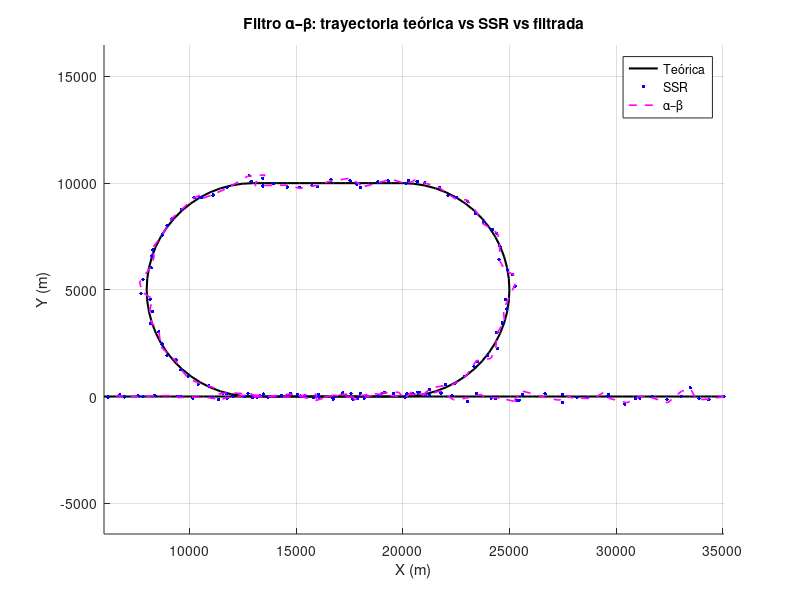
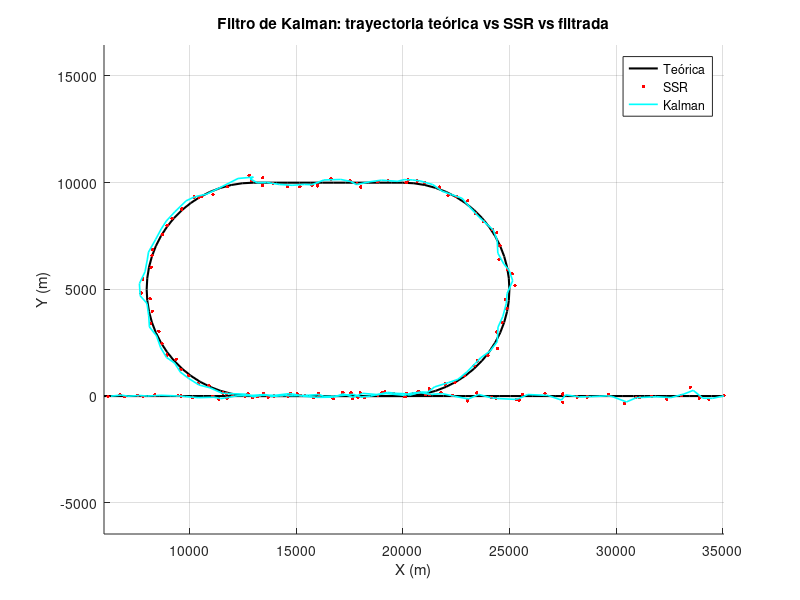

MATLAB code for these plots, in order:
%% ---------------------------------------------------
%               Parámetros Generales
%% ---------------------------------------------------

clear; clc; close all; 
% (Borro todo: variables, consola y figuras, así no hay nada de ejecuciones anteriores que me moleste)

% Paso de nudos a metros/segundo para poder operar luego todo bien
conv_knots_to_mps = 1852/3600;   % 1 nudo = 1852 m / 3600 s   
velocidad_knots   = 250;         % La velocidad dada es 250 nudos

% Consigo ahora una variable v_mps para cuando haga v_mps* dt me de los metros recorridos en cada dt

v_mps = velocidad_knots * conv_knots_to_mps;  

% — Defino el intervalo de muestreo del radar SSR —
dt = 4;  % Cada 4 segundos obtenemos una medida SSR nueva

% — Ruido de medición SSR —
sigma_rho   = 200;       % Desviación típica del error en la distancia medida (en metros)
sigma_alpha = deg2rad(0.3);  % Desviación típica del error angular (0.3 grados pasados a radianes, porque matlab no trabaja con grados)


%..................................................
% — Parámetros para el filtro α–β —
%..................................................

sigma_s = 250;                          % Ruido de proceso supuesto, en metros
rho_num  = sigma_s^2; 
rho_den  = (sigma_rho^2) * dt;
rho      = rho_num / rho_den;           % Se usa para calcular alpha y beta

aux_a   = 8 * rho^2 + 1;
a_term  = sqrt(aux_a);                  % Auxiliar para las fórmulas

num_alpha = -4*rho^2 + 8*rho + 1 - a_term;
den_alpha = 4*rho + 1;
alpha     = num_alpha / den_alpha;  % Ganancia que uso para corregir la posición


num_beta = 4 * (2*rho^2 + 1 + a_term);
den_beta = (4*rho + 1)^2;
beta     = num_beta / den_beta;      % Ganancia para corregir la velocidad

%..................................................
% — Parámetros para el filtro de Kalman —
%..................................................

% Estado = [x; y; vx; vy]
P0 = [50000 0     0    0;
       0   50000  0    0;
       0    0   500   0;
       0    0    0   500];

% Matriz de covarianza inicial dada en el enunciado con valores elevados ya
% que al principio no tengo una información exacta de la posición, pero va
% mejorando a medida que converge

sigma_sp = 250;  % desviación de proceso (posición) en m
sigma_sv = 0.1;  % desviación de proceso (velocidad) en m/s

Q = [ sigma_sp^2   0           0         0;
       0         sigma_sp^2    0         0;
       0           0       sigma_sv^2    0;
       0           0           0     sigma_sv^2 ];
% Matriz Q de covarianza del ruido de proceso para Kalman

R = [ sigma_rho^2   0;
       0         sigma_rho^2 ];
% Matriz R de covarianza del ruido de medida en X e Y 
% (supongo que error en X = sigma_rho y en Y = sigma_rho)
% Nota: técnicamente el SSR mide polar, pero aproximamos a cartesianas

%% ---------------------------------------------------
%            1) Generación de la Trayectoria
%% ---------------------------------------------------

% La idea es construir la pista “de hipódromo” con 5 fases: 
%  1) tramo recto de aproximación
%  2) un semicírculo
%  3) tramo recto de alejamiento
%  4) segundo semicírculo
%  5) tramo recto con la aproximación final

% — 1) Tramo de aproximación radial (90°) desde 35000m a 13000m —

% Punto inicial:
x0 = 35000; 
y0 = 0; 
theta0 = pi;  
% Dirección = pi radianes = 180° (se mueve hacia el oeste)

% Distancia total de ese tramo:
dist1 = 35000 - 13000;  
% = 22000 m

% Número de puntos en ese tramo, cuantas muestras vamos a tener:
dist_por_paso = v_mps * dt;   
% Cuánto avanza en metros cada vez que SSR actualiza (v*dt)
N1 = ceil(dist1 / dist_por_paso);
% Redondeo hacia arriba para asegurarme de tener suficientes muestras

% Construyo un vector de distancias desde 0 a dist1 (1×N1)
s_vector1 = linspace(0, dist1, N1);

% Ahora, para cada valor de s en s_vector1, calculo 
% x = x0 + s*cos(theta0),   y = y0 + s*sin(theta0)
seg1_x = zeros(1, N1);
seg1_y = zeros(1, N1);
for i = 1:N1
    s_i = s_vector1(i);
    seg1_x(i) = x0 + s_i * cos(theta0);
    seg1_y(i) = y0 + s_i * sin(theta0);
end
% Así obtengo N1 puntos que van desde (35000,0) hasta (13000,0)

% El “punto de giro 1” es el último punto de seg1:
p1_x = seg1_x(end);
p1_y = seg1_y(end);

% — 2) Viraje de 180° a derechas con radio 5000m —

R1 = 5000;  
% Radio del semicírculo
% Centro del semicírculo = 5000 m “arriba” del punto de giro
c1_x = p1_x + 0;  
c1_y = p1_y + R1;

% Para dar media vuelta, recorro un arco de longitud pi*R1.
long_arco1 = pi * R1;
N2 = ceil(long_arco1 / dist_por_paso);

% Genero un vector de ángulos: 
% Quiero empezar en -pi/2 (debajo del centro) y terminar en +pi/2 (arriba del centro)
ang_init1 = -pi/2;
ang_fin1  = -pi/2 - pi;  
angulos2 = linspace(ang_init1, ang_fin1, N2);
% Así me aseguro de recorrer los π radianes necesarios

seg2_x = zeros(1, N2);
seg2_y = zeros(1, N2);
for i = 1:N2
    a_i = angulos2(i);
    seg2_x(i) = c1_x + R1 * cos(a_i);
    seg2_y(i) = c1_y + R1 * sin(a_i);
end
% Esto dibuja los N2 puntos del semicírculo en sentido horario 
% porque arranca en -pi/2 y sube hasta pi/2

% Punto de giro 2: final de seg2
p2_x = seg2_x(end);
p2_y = seg2_y(end);

% — 3) Tramo de alejamiento recto de 7000m —

x3_0 = p2_x;
y3_0 = p2_y;
theta3 = 0;  
% Dirección 0 radianes = 0° (hacia el este)

dist3 = 7000;  
N3    = ceil(dist3 / dist_por_paso);
s_vector3 = linspace(0, dist3, N3);

seg3_x = zeros(1, N3);
seg3_y = zeros(1, N3);
for i = 1:N3
    s_i = s_vector3(i);
    seg3_x(i) = x3_0 + s_i * cos(theta3);
    seg3_y(i) = y3_0 + s_i * sin(theta3);
end
% Con esto tengo la parte recta de 7000 m hacia el este

% Punto de giro 3:
p3_x = seg3_x(end);
p3_y = seg3_y(end);

% — 4) Segundo viraje de 180° a derechas, radio 5000m —

R2 = 5000;
c2_x = p3_x + 0;
c2_y = p3_y - R2;  
% Ahora el centro está 5000 m “debajo” de (p3_x, p3_y)

long_arco2 = pi * R2;
N4 = ceil(long_arco2 / dist_por_paso);

% El punto inicial del semicírculo está “arriba” (ángulo +pi/2),
% y gira hasta ángulo -pi/2
ang_init2 = +pi/2;
ang_fin2  = -pi/2;  
angulos4 = linspace(ang_init2, ang_fin2, N4);

seg4_x = zeros(1, N4);
seg4_y = zeros(1, N4);
for i = 1:N4
    a_i = angulos4(i);
    seg4_x(i) = c2_x + R2 * cos(a_i);
    seg4_y(i) = c2_y + R2 * sin(a_i);
end
% Esto crea el segundo semicírculo en sentido horario

% Punto de giro 4:
p4_x = seg4_x(end);
p4_y = seg4_y(end);

% — 5) Tramo de aproximación radial de 14000m —

x5_0 = p4_x;
y5_0 = p4_y;
theta5 = pi;  % Dirección 180° (hacia el oeste)

dist5 = 14000;
N5    = ceil(dist5 / dist_por_paso);
s_vector5 = linspace(0, dist5, N5);

seg5_x = zeros(1, N5);
seg5_y = zeros(1, N5);
for i = 1:N5
    s_i = s_vector5(i);
    seg5_x(i) = x5_0 + s_i * cos(theta5);
    seg5_y(i) = y5_0 + s_i * sin(theta5);
end
% Último tramo de 14000 m de regreso hacia el oeste

% — Concatenar todos los segmentos en un único vector de posiciones —

X_all = [ seg1_x, seg2_x, seg3_x, seg4_x, seg5_x ];
Y_all = [ seg1_y, seg2_y, seg3_y, seg4_y, seg5_y ];

num_total = length(X_all);  
% Total de puntos = N1+N2+N3+N4+N5

% Ahora creo la matriz X_true (num_total × 2) 
% donde cada fila es [x, y]
X_true = zeros(num_total, 2);
for i = 1:num_total
    X_true(i,1) = X_all(i);
    X_true(i,2) = Y_all(i);
end

% Vector de tiempos t = [0; dt; 2dt; …]
t = zeros(num_total, 1);
for i = 1:num_total
    t(i) = (i-1) * dt;
end


%% ---------------------------------------------------
%      2) Simulación de Mediciones SSR (polar → cartesiano)
%% ---------------------------------------------------

% Calculo primero el rango verdadero punto a punto
r_true = zeros(num_total, 1);
for i = 1:num_total
    xx = X_true(i,1);
    yy = X_true(i,2);
    r_true(i) = sqrt(xx^2 + yy^2);
end
% r_true tiene la distancia real al radar en cada instante

% Calculo el ángulo verdadero (theta) usando atan2 (devuelve radianes)
ang_true = zeros(num_total, 1);
for i = 1:num_total
    xx = X_true(i,1);
    yy = X_true(i,2);
    ang_true(i) = atan2(yy, xx);
end
% ang_true tiene el ángulo real para cada punto

% Simulación de ruido en polar (r + θ)
r_meas   = zeros(num_total, 1);
ang_meas = zeros(num_total, 1);
for i = 1:num_total
    ruido_rho  = sigma_rho   * randn;  
    ruido_ang  = sigma_alpha * randn;
    r_meas(i)   = r_true(i)   + ruido_rho;
    ang_meas(i) = ang_true(i) + ruido_ang;
end
% Ahora r_meas y ang_meas son los valores medidos con ruido

% Paso a coordenadas cartesianas: x = r*cos(theta), y = r*sin(theta)
Z = zeros(num_total, 2);
for i = 1:num_total
    Z(i,1) = r_meas(i) * cos(ang_meas(i));
    Z(i,2) = r_meas(i) * sin(ang_meas(i));
end
% Z es la matriz de mediciones SSR en cartesianas, fila a fila


%% ---------------------------------------------------
%     3) Filtro α–β (dos bucles: eje X y eje Y)
%% ---------------------------------------------------

% Preasigno matrices para guardarme la estimación
x_ab = zeros(num_total, 2);  
v_ab = zeros(num_total, 2);

% Inicializo la primera fila (t = 0) con la primera medición y velocidad 0
x_ab(1,1) = Z(1,1);  % posición estimada X(0) = primera medida X
x_ab(1,2) = Z(1,2);  % posición estimada Y(0) = primera medida Y
v_ab(1,1) = 0;       % velocidad estimada X(0) = 0
v_ab(1,2) = 0;       % velocidad estimada Y(0) = 0

% Itero desde k=2 hasta k = num_total
for k = 2:num_total
    
    % --- Eje X (ax = 1) ---
    % Predicción de posición en X: x_pred = x_prev + vx_prev * dt
    x_prev     = x_ab(k-1, 1);
    vx_prev    = v_ab(k-1, 1);
    x_pred_x   = x_prev + vx_prev * dt;
    v_pred_x   = vx_prev;
    
    % Medida X en t=k
    z_x        = Z(k,1);
    
    % Innovación (error de predicción en X):
    innov_x    = z_x - x_pred_x;
    
    % Corrección en X (aplico α–β):
    x_ab(k,1)  = x_pred_x + alpha * innov_x;
    v_ab(k,1)  = v_pred_x + (beta / dt) * innov_x;
    
    
    % --- Eje Y (ax = 2) ---
    % Predicción de posición en Y: y_pred = y_prev + vy_prev * dt
    y_prev     = x_ab(k-1, 2);
    vy_prev    = v_ab(k-1, 2);
    y_pred_y   = y_prev + vy_prev * dt;
    v_pred_y   = vy_prev;
    
    % Medida Y en t=k
    z_y        = Z(k,2);
    
    % Innovación (error de predicción en Y):
    innov_y    = z_y - y_pred_y;
    
    % Corrección en Y (aplico α–β):
    x_ab(k,2)  = y_pred_y + alpha * innov_y;
    v_ab(k,2)  = v_pred_y + (beta / dt) * innov_y;
    
end
% Al terminar, x_ab(:,1) y x_ab(:,2) tienen las posiciones filtradas 
% para cada instante, y v_ab(:,1), v_ab(:,2) tienen velocidades filtradas


%% ---------------------------------------------------
%    4) Filtro de Kalman (estado = [x; y; vx; vy])
%% ---------------------------------------------------

% Preasigno matrices
xk = zeros(4, num_total);
Pk = zeros(4, 4, num_total);

% Condición inicial de estado y covarianza
xk(1,1) = Z(1,1);   % x(0) = primer medido X
xk(2,1) = Z(1,2);   % y(0) = primer medido Y
xk(3,1) = 0;        % vx(0) = 0
xk(4,1) = 0;        % vy(0) = 0

Pk(:,:,1) = P0;     % P(0) = P0, que definimos arriba

% Matriz de transición de estado F (4×4)
F = [ 1  0   dt  0;
      0  1    0  dt;
      0  0    1   0;
      0  0    0   1 ];

% Matriz de observación H (2×4), sólo mapeamos [x;y]
H = [ 1  0  0  0;
      0  1  0  0 ];

for k = 2:num_total
    
    % 1) Predicción del estado: xk_pred = F * xk(:,k-1)
    xk_pred = F * xk(:,k-1);
    
    % 2) Predicción de la covarianza: Pk_pred = F*Pk(:,:,k-1)*F' + Q
    Pk_pred = F * Pk(:,:,k-1) * F' + Q;
    
    % 3) Tomo la medida en t=k (vector 2×1)
    z_k = [ Z(k,1); Z(k,2) ];
    
    % 4) Calculo la covarianza de la innovación: S_k = H*Pk_pred*H' + R
    S_k = H * Pk_pred * H' + R;
    
    % 5) Calculo la ganancia de Kalman: Kk = Pk_pred * H' * inv(S_k)
    Kk = Pk_pred * H' * inv(S_k);
    % Uso inv() en lugar de “/ S_k” para que se entienda mejor
    
    % 6) Actualizo el estado con la innovación
    y_tilde = z_k - H * xk_pred;      
    xk(:,k) = xk_pred + Kk * y_tilde; 
    
    % 7) Actualizo la covarianza: Pk = (I - Kk*H) * Pk_pred
    I4 = eye(4);
    Pk(:,:,k) = (I4 - Kk * H) * Pk_pred;
    
end
% Al final, xk(1,:) y xk(2,:) contienen las posiciones estimadas 
% por Kalman, y xk(3,:), xk(4,:) las velocidades estimadas


%% ---------------------------------------------------
%                  5) Dibujar resultados
%% ---------------------------------------------------

% --- 5.1) Figura para Filtro α–β ---
figure; 
hold on; 
grid on; 
axis equal;

% 1) Trayectoria teórica (línea negra)
plot(X_true(:,1), X_true(:,2), 'k-', 'LineWidth', 1.5);

% 2) Medidas SSR (puntos azules)
plot(Z(:,1), Z(:,2), '.', 'Color', [0 0 1], 'MarkerSize', 8);

% 3) Estimación α–β (línea magenta discontinua)
plot(x_ab(:,1), x_ab(:,2), 'm--', 'LineWidth', 1.2);

xlabel('X (m)');
ylabel('Y (m)');
title('Filtro α–β: trayectoria teórica vs SSR vs filtrada');
legend('Teórica','SSR','α–β','Location','best');
% Comentario: Aquí se ve la comparación entre la línea negra (teórica),
% los puntitos azules (SSR con ruido) y la línea magenta punteada (α–β).

% --- 5.2) Figura para Filtro de Kalman ---
figure; 
hold on; 
grid on; 
axis equal;

% 1) Trayectoria teórica (línea negra)
plot(X_true(:,1), X_true(:,2), 'k-', 'LineWidth', 1.5);

% 2) Medidas SSR (puntos rojos)
plot(Z(:,1), Z(:,2), '.', 'Color', [1 0 0], 'MarkerSize', 8);

% 3) Estimación Kalman (línea cian continua)
plot(xk(1,:), xk(2,:), 'c-', 'LineWidth', 1.2);

xlabel('X (m)');
ylabel('Y (m)');
title('Filtro de Kalman: trayectoria teórica vs SSR vs filtrada');
legend('Teórica','SSR','Kalman','Location','best');
% Comentario: Aquí la línea cian del filtro de Kalman se superpone muy bien a la trayectoria negra.
